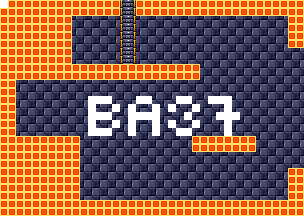

Below is a game level as drawn by its tile map, then a one-line description and the .tmx that defines it (tile-layer data replaced by summaries):
An orthogonal 38x27 tile map with 8x8 px tiles, 4 tile layers (background, foreground, room numbers, Objects), 15 tilesets.

<map version="1.5" tiledversion="1.7.1" orientation="orthogonal" renderorder="right-down" width="38" height="27" tilewidth="8" tileheight="8" infinite="0" nextlayerid="11" nextobjectid="1">
 <tileset firstgid="1" source="tilesheets/tsKarniMata.tsx" />
 <tileset firstgid="1025" source="tilesheets/tsVoodooWasp.tsx" />
 <tileset firstgid="2049" source="tilesheets/tsBurial.tsx" />
 <tileset firstgid="3073" source="tilesheets/tsBlueTemple.tsx" />
 <tileset firstgid="4097" source="tilesheets/tsGoddess.tsx" />
 <tileset firstgid="5121" source="tilesheets/tsKonark.tsx" />
 <tileset firstgid="6145" name="sEnemies" tilewidth="8" tileheight="8" tilecount="1024" columns="32">
  <image source="../grapx/tilesheets/sObjects.bmp" trans="ff94ff" width="256" height="256" />
 </tileset>
 <tileset firstgid="7169" source="tilesheets/tsIceTemple.tsx" />
 <tileset firstgid="8193" source="tilesheets/tsLavaArea.tsx" />
 <tileset firstgid="9217" source="tilesheets/tsBossArea.tsx" />
 <tileset firstgid="10241" source="tilesheets/tsPegu.tsx" />
 <tileset firstgid="11265" source="tilesheets/sTiwanakuTemple.tsx" />
 <tileset firstgid="12289" source="tilesheets/sIndraTemple.tsx" />
 <tileset firstgid="13313" source="tilesheets/sTeleport.tsx" />
 <tileset firstgid="14337" source="tilesheets/sObjects.tsx" />
 <layer id="2" name="background" width="38" height="27">
  <data>[1026 cells, 1026 non-empty, 2 distinct tile ids]</data>
 </layer>
 <layer id="1" name="foreground" width="38" height="27">
  <data>[1026 cells, 394 non-empty, 3 distinct tile ids]</data>
 </layer>
 <layer id="7" name="room numbers" width="38" height="27">
  <data>[1026 cells, 44 non-empty, 1 distinct tile ids]</data>
 </layer>
 <layer id="10" name="Objects" width="38" height="27">
  <data>[1026 cells, 0 non-empty, 0 distinct tile ids]</data>
 </layer>
</map>
